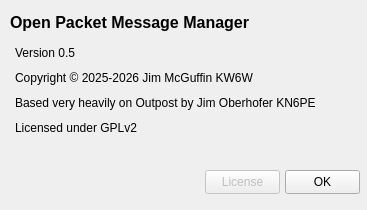
<?xml version="1.0" encoding="UTF-8"?>
<ui version="4.0">
 <class>AboutDialog</class>
 <widget class="QDialog" name="AboutDialog">
  <property name="geometry">
   <rect>
    <x>0</x>
    <y>0</y>
    <width>367</width>
    <height>210</height>
   </rect>
  </property>
  <property name="windowTitle">
   <string>About OpenPMM</string>
  </property>
  <widget class="QLabel" name="label">
   <property name="geometry">
    <rect>
     <x>10</x>
     <y>5</y>
     <width>260</width>
     <height>35</height>
    </rect>
   </property>
   <property name="font">
    <font>
     <pointsize>12</pointsize>
     <bold>true</bold>
    </font>
   </property>
   <property name="text">
    <string>Open Packet Message Manager</string>
   </property>
  </widget>
  <widget class="QLabel" name="label_2">
   <property name="geometry">
    <rect>
     <x>15</x>
     <y>45</y>
     <width>270</width>
     <height>16</height>
    </rect>
   </property>
   <property name="text">
    <string>Version 0.5</string>
   </property>
  </widget>
  <widget class="QLabel" name="label_3">
   <property name="geometry">
    <rect>
     <x>15</x>
     <y>70</y>
     <width>270</width>
     <height>16</height>
    </rect>
   </property>
   <property name="text">
    <string>Copyright © 2025-2026 Jim McGuffin KW6W</string>
   </property>
  </widget>
  <widget class="QLabel" name="label_4">
   <property name="geometry">
    <rect>
     <x>15</x>
     <y>95</y>
     <width>330</width>
     <height>16</height>
    </rect>
   </property>
   <property name="text">
    <string>Based very heavily on Outpost by Jim Oberhofer KN6PE</string>
   </property>
  </widget>
  <widget class="QLabel" name="label_5">
   <property name="geometry">
    <rect>
     <x>15</x>
     <y>120</y>
     <width>270</width>
     <height>16</height>
    </rect>
   </property>
   <property name="text">
    <string>Licensed under GPLv2</string>
   </property>
  </widget>
  <widget class="QPushButton" name="pushButton">
   <property name="enabled">
    <bool>false</bool>
   </property>
   <property name="geometry">
    <rect>
     <x>205</x>
     <y>170</y>
     <width>75</width>
     <height>24</height>
    </rect>
   </property>
   <property name="text">
    <string>License</string>
   </property>
  </widget>
  <widget class="QPushButton" name="pushButton_2">
   <property name="geometry">
    <rect>
     <x>285</x>
     <y>170</y>
     <width>75</width>
     <height>24</height>
    </rect>
   </property>
   <property name="text">
    <string>OK</string>
   </property>
  </widget>
 </widget>
 <resources/>
 <connections>
  <connection>
   <sender>pushButton_2</sender>
   <signal>clicked()</signal>
   <receiver>AboutDialog</receiver>
   <slot>accept()</slot>
   <hints>
    <hint type="sourcelabel">
     <x>304</x>
     <y>183</y>
    </hint>
    <hint type="destinationlabel">
     <x>264</x>
     <y>143</y>
    </hint>
   </hints>
  </connection>
 </connections>
</ui>
